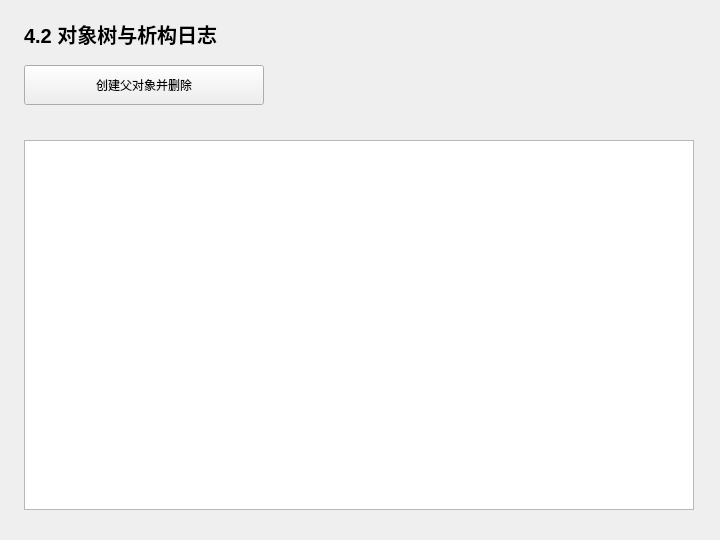
<?xml version="1.0" encoding="UTF-8"?>
<ui version="4.0">
 <class>Widget</class>
 <widget class="QWidget" name="Widget">
  <property name="geometry">
   <rect>
    <x>0</x>
    <y>0</y>
    <width>720</width>
    <height>540</height>
   </rect>
  </property>
  <property name="windowTitle">
   <string>4.2 对象树与析构日志</string>
  </property>
  <widget class="QLabel" name="headingLabel">
   <property name="geometry">
    <rect>
     <x>24</x>
     <y>18</y>
     <width>670</width>
     <height>32</height>
    </rect>
   </property>
   <property name="text">
    <string>4.2 对象树与析构日志</string>
   </property>
   <property name="font">
    <font>
     <pointsize>15</pointsize>
     <bold>true</bold>
    </font>
   </property>
  </widget>
  <widget class="QPlainTextEdit" name="outputEdit">
   <property name="geometry">
    <rect>
     <x>24</x>
     <y>140</y>
     <width>670</width>
     <height>370</height>
    </rect>
   </property>
   <property name="readOnly">
    <bool>true</bool>
   </property>
  </widget>
  <widget class="QPushButton" name="runButton">
   <property name="geometry">
    <rect>
     <x>24</x>
     <y>65</y>
     <width>240</width>
     <height>40</height>
    </rect>
   </property>
   <property name="text">
    <string>创建父对象并删除</string>
   </property>
  </widget>
 </widget>
 <resources />
 <connections />
</ui>
